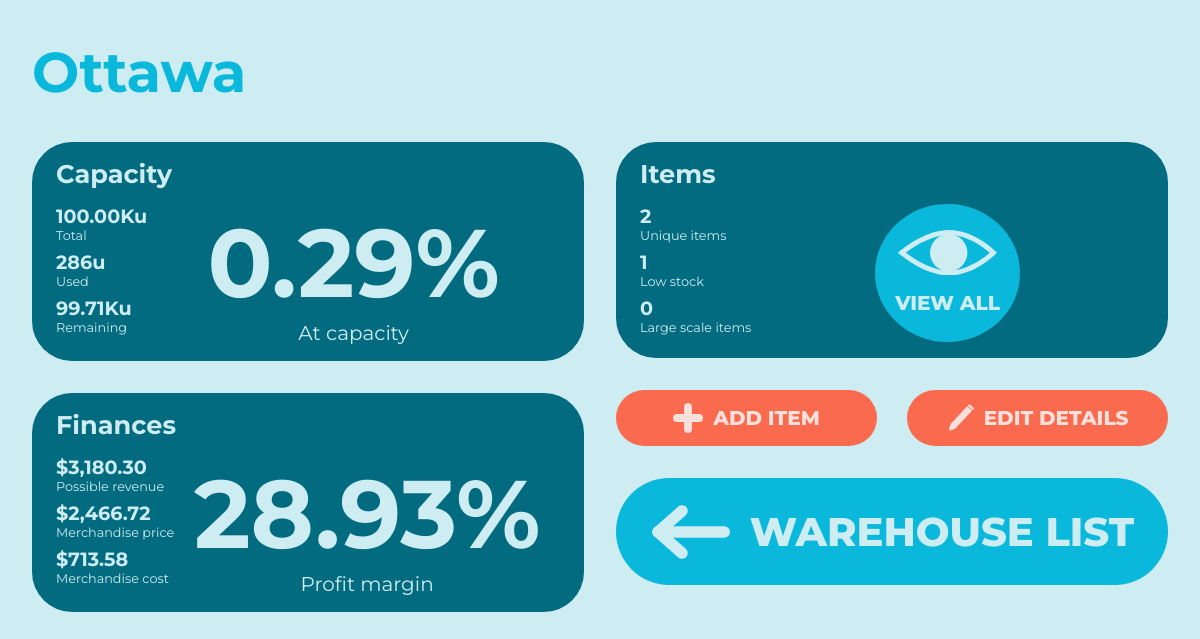
Page /view-warehouse/Ottawa on the committed database.
### wms/models.py (models this page shows, shortened)
class Warehouse(db.Model):
    _id = db.Column(db.Integer, primary_key=True)
    name = db.Column(db.String(MAXIMUM_NAME_LEN), unique=True, nullable=False)
    capacity = db.Column(db.Integer, nullable=False)
    items = db.relationship("Item", backref="home_warehouse", lazy=True)
    @hybrid_property
    def remaining_capacity(self):
        capacityUsed = 0
        for item in self.items:
            capacityUsed += item.quantity * ItemTemplate.query.filter_by(_id=item.item_template_id).first().size
        return self.capacity - capacityUsed
    @hybrid_property
    def possible_revenue(self):
        revenue = 0
        for item in self.items:
            item_temp = ItemTemplate.query.filter_by(_id=item.item_template_id).first()
            revenue += item.quantity * (item_temp.price - item_temp.cost)
        return revenue
    @hybrid_property
    def total_production_cost(self):
        total_production_cost = 0
        for item in self.items:
            total_production_cost += item.quantity * ItemTemplate.query.filter_by(_id=item.item_template_id).first().cost
        return total_production_cost
    @hybrid_property
    def low_stock_items(self):
        low_stock = []
        for item in self.items:
            if item.quantity <= ItemTemplate.query.filter_by(_id=item.item_template_id).first().low_threshold:
                low_stock.append(item)
        return low_stock
    @hybrid_property
    def large_scale_items(self):
        large = []
        for item in self.items:
            if ItemTemplate.query.filter_by(_id=item.item_template_id).first().size >= LARGE_SCALE_SIZE:
                large.append(item)
        return large

class Item(db.Model):
    _id = db.Column(db.Integer, primary_key=True)
    quantity = db.Column(db.Integer, nullable=False)
    warehouse = db.Column(db.String(MAXIMUM_NAME_LEN), db.ForeignKey('warehouse.name'), nullable=False)
    item_template_id = db.Column(db.Integer, db.ForeignKey('item_template._id'), nullable=False)

class ItemTemplate(db.Model):
    _id = db.Column(db.Integer, primary_key=True)
    name = db.Column(db.String(MAXIMUM_NAME_LEN), unique=True, nullable=False)
    price = db.Column(db.Float, nullable=False)
    cost = db.Column(db.Float, nullable=False)
    size = db.Column(db.Integer, nullable=False)
    low_threshold = db.Column(db.Integer, nullable=False)
    instances = db.relationship('Item', backref='item_template', lazy=True)  # Instances using this item template

### wms/routes.py (the view, shortened to what this page needs)
@app.route("/view-warehouse/<warehouse_name>", methods=["GET", "POST"])
def view_warehouse(warehouse_name):
    warehouse = Warehouse.query.filter_by(name=warehouse_name).first()
    warehouseForm = WarehouseForm()
    warehouseForm.editing_details = True
    warehouseForm.current_id = warehouse._id
    itemForm = AddItemForm()
    itemForm.update_choices()
    itemForm.warehouse = warehouse
    if warehouseForm.validate_on_submit():
        warehouse.name = warehouseForm.name.data
        warehouse.capacity = warehouseForm.capacity.data
        db.session.commit()
        return redirect(url_for('view_warehouse', warehouse_name=warehouse.name))
    return render_template("view-warehouse.html",
                           warehouse=warehouse,
                           warehouseForm=warehouseForm,
                           itemForm=itemForm,
                           price_format=price_format,
                           capacity_format=capacity_format)

### wms/forms.py (called while the page is built)
    def update_choices(self):
        self.item_name.choices = [item.name for item in ItemTemplate.query.all()]

### wms/functions.py (called while the page is built)
def price_format(price, small=False):
    price = round(price, 2)
    if small:
        if price >= 1000:
            price /= 1000
            return "{:.2f}K".format(price)
    if price < 10000:
        return "{:,.2f}".format(price)
    else:
        if 1000000 < price < 9000000:
            price /= 1000000
            return "{:.2f}M".format(price)
        price /= 1000
        return "{:.2f}K".format(price)

def capacity_format(capacity):
    if capacity < 10000:
        return "{:,}".format(capacity)
    elif 10000 <= capacity <= 999999:
        capacity /= 1000
        return "{:.2f}K".format(capacity)
    else:
        capacity /= 1000000
        return "{:.2f}M".format(capacity)

### wms/templates/view-warehouse.html (shortened to what this page needs)
<!DOCTYPE html>
{% extends "base.html" %}
{% block content %}
<link rel="stylesheet" href="{{url_for('static', filename='view-warehouse.css')}}">
<h1>{{warehouse.name}}</h1>
<div class="main-content">
    <div class="left-half">
        <div class="capacity stats-card">
            <h2>Capacity</h2>
            <div class="stats">
                <ul>
                    <li>
                        <h3>{{capacity_format(warehouse.capacity)}}u</h3>
                        <p>Total</p>
                    </li>
                    <li>
                        <h3>{{capacity_format(warehouse.capacity - warehouse.remaining_capacity)}}u</h3>
                        <p>Used</p>
                    </li>
                    <li>
                        <h3>{{capacity_format(warehouse.remaining_capacity)}}u</h3>
                        <p>Remaining</p>
                    </li>
                </ul>
                <div class="big-stat">
                    <h1>{{price_format((warehouse.capacity - warehouse.remaining_capacity) / warehouse.capacity * 100)}}%</h1>
                    <p>At capacity</p>
                </div>
            </div>
        </div>
        <div class="finances stats-card">
            <h2>Finances</h2>
            <div class="stats">
                <ul>
                    <li>
                        <h3>${{price_format(warehouse.possible_revenue)}}</h3>
                        <p>Possible revenue</p>
                    </li>
                    <li>
                        <h3>${{price_format(warehouse.possible_revenue - warehouse.total_production_cost)}}</h3>
                        <p>Merchandise price</p>
                    </li>
                    <li>
                        <h3>${{price_format(warehouse.total_production_cost)}}</h3>
                        <p>Merchandise cost</p>
                    </li>
                </ul>
                <div class="big-stat">
                    <h1>
                        {% if warehouse.possible_revenue - warehouse.total_production_cost == 0 %}
                            0.00%
                        {% else %}
                            {{price_format(warehouse.total_production_cost / (warehouse.possible_revenue - warehouse.total_production_cost) * 100)}}%
                        {% endif %}
                    </h1>
                    <p>Profit margin</p>
                </div>
            </div>
        </div>
    </div>
    <div class="right-half">
        <div class="items stats-card">
            <h2>Items</h2>
            <div class="stats">
                <ul>
                    <li>
                        <h3>{{warehouse.items|length}}</h3>
                        <p>Unique items</p>
                    </li>
                    <li>
                        <h3>{{warehouse.low_stock_items|length}}</h3>
                        <p>Low stock</p>
                    </li>
                    <li>
                        <h3>{{warehouse.large_scale_items|length}}</h3>
                        <p>Large scale items</p>
                    </li>
                </ul>
                <button class="view-all" id="view-all">
                    <h1>View all</h1>
                </button>
            </div>
        </div>
        <div class="warehouse-buttons">
            <button class="add-item" id="add-item">
                <img src="{{url_for('static', filename='+.svg')}}" alt="+ button">
                <h1>Add item</h1>
            </button>
            <button class="edit-details" id="edit-details">
                <h1>Edit details</h1>
            </button>
        </div>
        <a href="{{url_for('warehouses')}}">
            <button class="home-button" id="home-button">
                <h1>Warehouse list</h1>
            </button>
        </a>
    </div>
</div>
{% endblock content %}

### wms/static/main.css (style rules this page uses)
body, html { margin: 0; padding: 0; background-color: #CEEDF3; font-family: 'Montserrat', sans-serif; scroll-behavior: smooth; }
a, button { cursor: pointer; font-family: 'Montserrat', sans-serif; text-decoration: none; }
a:link, button:link { text-decoration: none !important; }
img { pointer-events: none; -moz-user-select: none; -ms-user-select: none; user-select: none; -webkit-user-select: none; }

### wms/static/view-warehouse.css (style rules this page uses)
body { margin: 0 2em; padding: 0; }
h1 { color: #09B8DB; font-size: 3.5em; margin-bottom: 20px; }
ul, li { list-style: none; margin: 0; padding: 0; }
.main-content { display: -webkit-box; display: -ms-flexbox; display: flex; }
.main-content .left-half, .main-content .right-half { width: 50%; padding: 1em 0; }
.main-content .left-half { padding-right: 1em; }
.main-content .right-half { padding-left: 1em; }
.stats-card { background-color: #036B80; color: #CEEDF3; border-radius: 40px; padding: 1em 1.5em; margin-bottom: 2em; }
.stats-card h3, .stats-card p { margin: 0; }
.stats-card h2 { font-size: 1.6em; margin: 0; margin-bottom: 15px; }
.stats-card h3 { font-size: 1.2em; }
.stats-card p { font-size: .8em; }
.stats-card .stats { display: -webkit-box; display: -ms-flexbox; display: flex; -webkit-box-pack: justify; -ms-flex-pack: justify; justify-content: space-between; }
.stats-card .stats li { margin-bottom: 7px; }
.stats-card .big-stat { text-align: center; margin: 0 auto; }
.stats-card .big-stat h1 { color: #CEEDF3; font-size: 6em; margin: 0; }
.stats-card .big-stat p { margin: 0; font-size: 20px; }
button { border: none; }
.warehouse-buttons { display: -webkit-box; display: -ms-flexbox; display: flex; margin-bottom: 2em; }
.warehouse-buttons button { background-color: #F96A4E; text-transform: uppercase; border-radius: 4em; padding: 1em 0; width: 50%; display: -webkit-box; display: -ms-flexbox; display: flex; -webkit-box-align: center; -ms-flex-align: center; align-items: center; -webkit-box-pack: center; -ms-flex-pack: center; justify-content: center; }
.warehouse-buttons button img { width: 30px; margin-right: 10px; }
.warehouse-buttons button svg { margin-right: 10px; }
.warehouse-buttons .add-item { margin-right: 30px; }
.warehouse-buttons h1 { color: #FAE0DB; font-size: 20px; font-weight: 800; margin: 0; }
.view-all { border-radius: 50%; background-color: #09B8DB; margin: 0 auto; padding: 1.5em; }
.view-all h1 { text-transform: uppercase; font-size: 20px; font-weight: 800; color: #CEEDF3; margin-bottom: 0; }
.home-button { display: -webkit-box; display: -ms-flexbox; display: flex; background-color: #09B8DB; padding: 1em; width: 100%; -webkit-box-pack: center; -ms-flex-pack: center; justify-content: center; -webkit-box-align: center; -ms-flex-align: center; align-items: center; border-radius: 4em; }
.home-button h1 { text-transform: uppercase; color: #CEEDF3; font-size: 40px; font-weight: 800; margin: 0; }
.home-button svg { margin-right: 20px; width: 80px; height: 80px; }
.finances { margin-bottom: 0; }

### rows in the picture
Warehouse: name "Ottawa", capacity "100.00K", capacity.size "286", capacity.size "0.29"
Item: quantity.capacity "99.71K", quantity.cost "3,180.30", quantity.cost "2,466.72", quantity.cost "713.58", quantity.price "28.93"

### other values in the picture
{{ warehouse.items|length }} "2"
{{ warehouse.low_stock_items|length }} "1"
{{ warehouse.large_scale_items|length }} "0"
